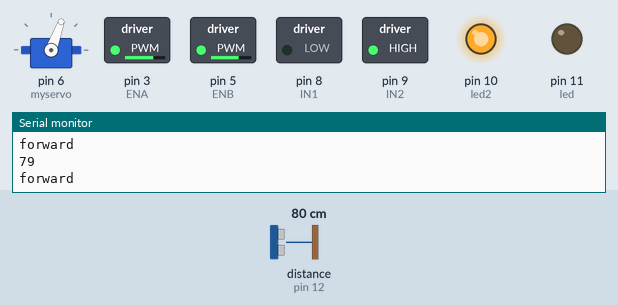
Recording of a sketch running on a simulated Arduino Uno, built with avr-gcc and run on an emulated ATmega328P. Shown: servo, switched loads named in the sketch (green lamp = pin HIGH), output pins drawn as LEDs (lit = HIGH), the last lines printed to the serial monitor. Wiring (inferred from the names in the program): ultrasonic range finder: trigger pin 13; echo pin 12. The test bench sets the inputs (shaded band); at power-on: distance to the obstacle (sensor on pin 12) 80 cm. The echo pulse lasts 58.3 µs per cm; pins used as bus, display or sensor lines are not drawn.

Above: at 0.26 s.
1.3 s: distance to the obstacle (sensor on pin 12) set to 2 cm
At 2.5 s:
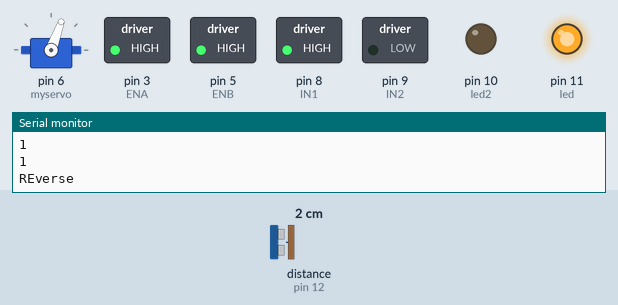
2.8 s: distance to the obstacle (sensor on pin 12) set to 9 cm
4.3 s: distance to the obstacle (sensor on pin 12) set to 12 cm
At 5.5 s:
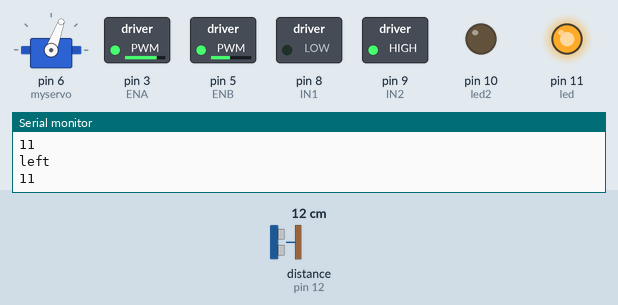
5.8 s: distance to the obstacle (sensor on pin 12) set to 24 cm
8.8 s: distance to the obstacle (sensor on pin 12) set to 29 cm
At 8.97 s:
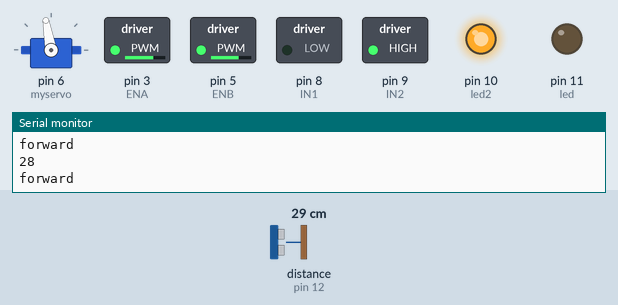
11.8 s: distance to the obstacle (sensor on pin 12) set to 4 cm
At 12.9 s:
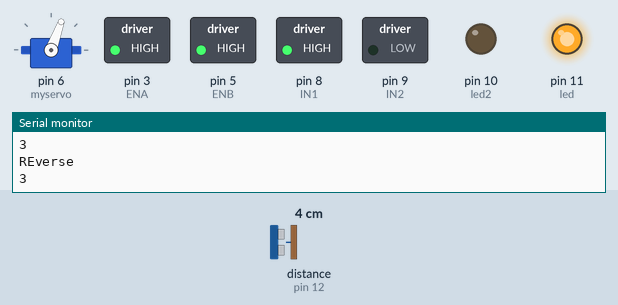
Timing chart, 0 to 14.4 s (numbered marks = the images above; inputs shaded):
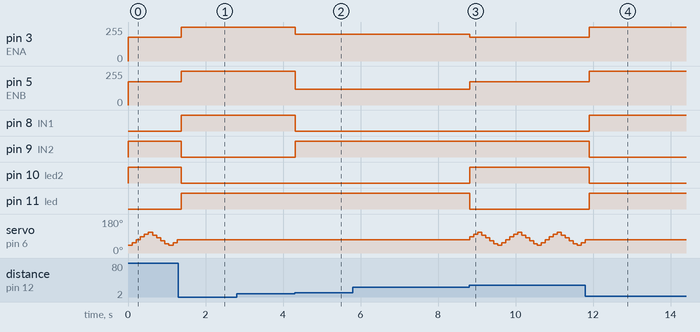

The sketch:

RC_Car_trial.ino
```cpp
//This is the edited file
#include<SoftwareSerial.h>
#include<Servo.h>

//Servo
Servo myservo;
int pos = 0;


//Ultrasonic Sensor
#define trigPin 13
#define echoPin 12
#define led 11
#define led2 10


long duration, distance;
int ENB= 5;//Controls left wheel
int IN1=8;
int IN2=9;
int IN3=10;
int IN4=11;
int ENA=3;//controls right wheel,functioning fully
//int pinHorn = 6;
char input;


void forward()
{

  digitalWrite(IN1,LOW);
  digitalWrite(IN2,HIGH);
  digitalWrite(IN3,HIGH);//LEFT WHEEL
  digitalWrite(IN4,LOW);
  analogWrite(ENA,180);
  analogWrite(ENB,175);
  Serial.println("forward");

}

void reverse()
{

  digitalWrite(IN1,HIGH);//RIGHT
  digitalWrite(IN2,LOW);
  digitalWrite(IN3,LOW);//LEFT WHEEL
  digitalWrite(IN4,HIGH);//LEFT WHEEL
  analogWrite(ENA,255);
  analogWrite(ENB,255);
  Serial.println("REverse");

}

void STOP()
{
  digitalWrite(IN1,LOW);
  digitalWrite(IN2,LOW);
  digitalWrite(IN3,LOW);
  digitalWrite(IN4,LOW);
}


void FOR_LEFT()
{
  digitalWrite(IN1,LOW);
  digitalWrite(IN2,HIGH);
  digitalWrite(IN3,HIGH);
  digitalWrite(IN4,LOW);
  analogWrite(ENA,150);
  analogWrite(ENB,50);
  Serial.println("for_left");

}


void FOR_RIGHT()
{
   digitalWrite(IN1,LOW);
  digitalWrite(IN2,HIGH);
  digitalWrite(IN3,HIGH);
  digitalWrite(IN4,LOW);
  analogWrite(ENA,100);
  analogWrite(ENB,255);

}
void LEFT()
{

  digitalWrite(IN1,LOW);//IN1 AND IN2 COMPLIMENTARY
  digitalWrite(IN2,HIGH);
  digitalWrite(IN3,LOW);
  digitalWrite(IN4,HIGH);
  analogWrite(ENA,200);
  analogWrite(ENB,120);
  Serial.println("left");
}

long check_Distance()
{

  digitalWrite(trigPin, LOW);  // Added this line
  delayMicroseconds(2); // Added this line
  digitalWrite(trigPin, HIGH);

  delayMicroseconds(10); // Added this line
  digitalWrite(trigPin, LOW);
  duration = pulseIn(echoPin, HIGH);

  distance = (duration/2) / 29.1;
  Serial.println(distance);
  return distance;

}


void setup() {

  Serial.begin(9600);
  pinMode(IN1,OUTPUT);
  pinMode(IN2,OUTPUT);
  pinMode(IN3,OUTPUT);
  pinMode(IN4,OUTPUT);
  pinMode(ENA,OUTPUT);
  pinMode(ENB,OUTPUT);

  pinMode(trigPin, OUTPUT);
  pinMode(echoPin, INPUT);
  pinMode(led, OUTPUT);
  pinMode(led2, OUTPUT);

  myservo.attach(6);
 }

 void control()// to Determine motion of bot
 {


    while(check_Distance() < 25){

      if(check_Distance()<10)
      reverse();
      else
      LEFT();
    }

  forward();
 }


void loop() {
  forward();
  for (pos = 40; pos <= 110; pos += 15) {// g oes from 40 degrees to 120 degrees

    myservo.write(pos);              // tell servo to go to position in variable 'pos'
    delay(100);   // waits 150ms for the servo to reach the position
    control();

  }

  for (pos = 110; pos >= 40; pos -= 15) { // goes from 120 degrees to 40 degrees
    myservo.write(pos);
    delay(100);
    control();

    }
}
```

Measured:
- the behaviour switches between 10 and 11 cm on distance to the obstacle (sensor on pin 12) (found by bisection; images 1 and 2)
- the behaviour switches between 25 and 26 cm on distance to the obstacle (sensor on pin 12) (found by bisection; images 2 and 3)
- after the input at 1.3 s, pin 3 (ENA): 180/255 → 255/255 after 0.07 s; pin 5 (ENB): 175/255 → 255/255 after 0.07 s; pin 8 (IN1), pin 11 (led): LOW → HIGH after 0.07 s; pin 9 (IN2), pin 10 (led2): HIGH → LOW after 0.07 s; servo on pin 6 (myservo): stops changing and stays 70°
- after the input at 4.3 s, pin 3 (ENA): 255/255 → 200/255 at once; pin 5 (ENB): 255/255 → 120/255 at once; pin 8 (IN1): HIGH → LOW at once; pin 9 (IN2): LOW → HIGH at once
- after the input at 8.8 s, pin 3 (ENA): 200/255 → 180/255 at once; pin 5 (ENB): 120/255 → 175/255 at once
- after the input at 11.8 s, pin 3 (ENA): 180/255 → 255/255 after 0.10 s; pin 5 (ENB): 175/255 → 255/255 after 0.10 s; pin 8 (IN1), pin 11 (led): LOW → HIGH after 0.10 s; pin 9 (IN2), pin 10 (led2): HIGH → LOW after 0.10 s; servo on pin 6 (myservo): stops changing and stays 70°
